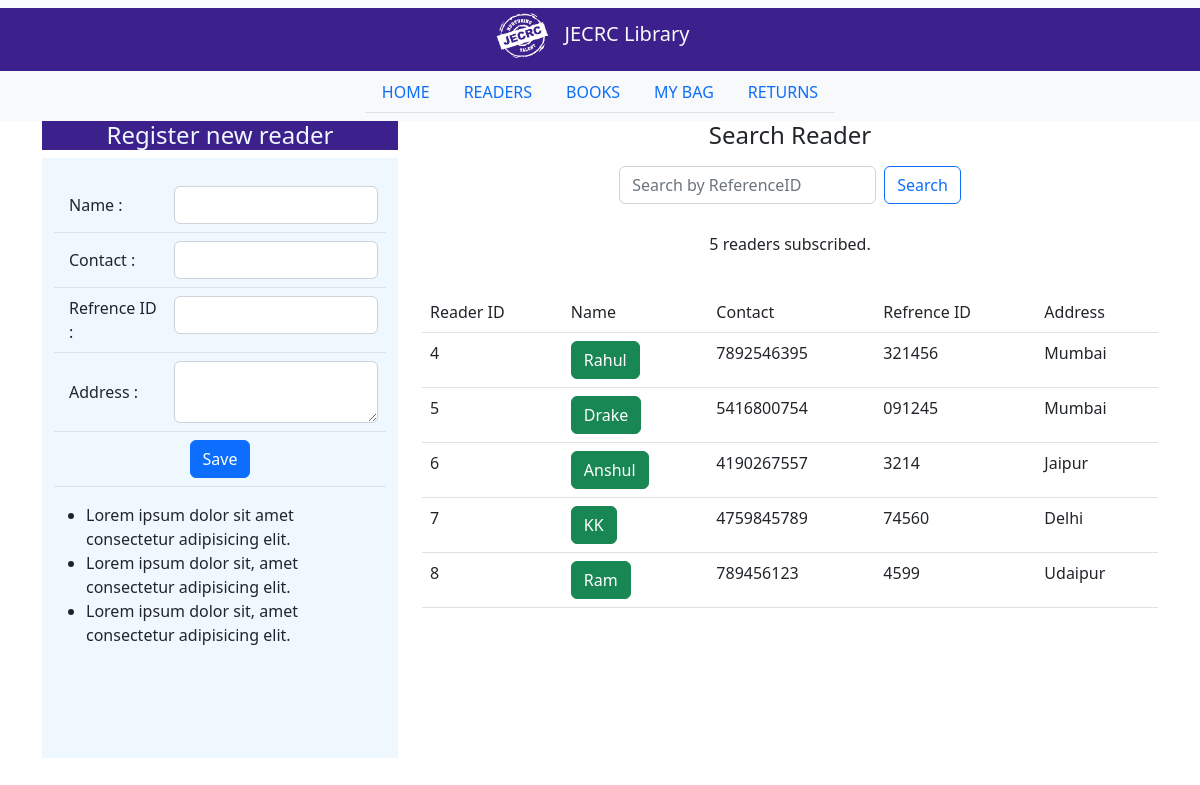
The page /readers on the database its author committed.
### lms_app/models.py (models this page shows, shortened)
class reader(models.Model):
    reference_id=models.CharField(max_length=200)
    reader_name=models.CharField(max_length=200)
    reader_contact=models.CharField(max_length=200)
    reader_address=models.TextField()
    active=models.BooleanField(default=True)

### lms_app/views.py (the view)
# urls.py: path('readers', readers_tab),
def readers_tab(request):
    query=request.GET.get('q')
    if query:
        readers=reader.objects.filter(reference_id__icontains=query)
    else:
        readers=reader.objects.all()
    return render(request, "readers.html", context={"current_tab":"readers", "readers":readers})

### lms_app/templates/readers.html (shortened to what this page needs)
{% extends "index.html" %}
{% load static %}
{% block main_content %}
<div class="container">
    <div class="row">
        <div class="col-md-4">
            <div class="text-center text-light" style="background: #3C208C;">
                <h4 style="color: aliceblue;">Register new reader</h4>
            </div>
            <div class="container" style="overflow-y: auto;height: 600px;background: aliceblue;">
                <form class="d-flex" action="/readers/add" method="POST">
                    <table class="table" style="margin-top: 20px;">
                        <tr>
                            <td style="text-align: left;vertical-align: middle;padding-left: 15px;">Name : </td>
                            <td><input type="text" class="form-control" name="reader_name"></td>
                        </tr>
                        <tr>
                            <td style="text-align: left;vertical-align: middle;padding-left: 15px;">Contact : </td>
                            <td><input type="text" class="form-control" name="reader_contact"></td>
                        </tr>
                        <tr>
                            <td style="text-align: left;vertical-align: middle;padding-left: 15px;">Refrence ID : </td>
                            <td><input type="text" class="form-control" name="reader_refrenceID"></td>
                        </tr>
                        <tr>
                            <td style="text-align: left;vertical-align: middle;padding-left: 15px;">Address : </td>
                            <td><textarea class="form-control" name="reader_address"></textarea></td>
                        </tr>
                        <tr>
                            <td colspan="2" class="text-center">
                                <button class="btn btn-primary" type="submit">Save</button>
                            </td>
                        </tr>
                    </table>
                </form>
                <ul>
                    <li>Lorem ipsum dolor sit amet consectetur adipisicing elit.</li>
                    <li>Lorem ipsum dolor sit, amet consectetur adipisicing elit.</li>
                    <li>Lorem ipsum dolor sit, amet consectetur adipisicing elit. </li>
                </ul>
            </div>
        </div>
        <div class="col-md-8">
            <div class="text-center">
                <h4>Search Reader</h4>
            </div>
            <div class="row justify-content-center">
                <nav class="navbar bg-body-light">
                    <div class="container-fluid justify-content-center align-items-center">
                        <form class="d-flex" role="search" method="get">
                            <input class="form-control me-2" type="text" name="q" placeholder="Search by ReferenceID">
                            <input class="btn btn-outline-primary" type="submit" value="Search">
                        </form>
                    </div>
                </nav>
            </div>
                <div class="row justify-content-center text-center" style="margin-top: 20px;">
                    <p>{{readers|length}} readers subscribed.</p>
                </div>
                <div class="row" style="margin-top: 20px;">
                    <div class="container" style="overflow-y:auto; height:400px;">
                        <table class="table table-hover">
                            <thead>
                                <tr>
                                    <td>Reader ID</td>
                                    <td>Name</td>
                                    <td>Contact</td>
                                    <td>Refrence ID</td>
                                    <td>Address</td>
                                </tr>
                            </thead>
                            <tbody>
                                {% for reader in readers %}
                                    <tr>
                                        <td>{{reader.id}}</td>
                                        <td>
                                            {% if reader.active %}
                                                <span class="btn btn-success">{{reader.reader_name}}</span>
                                            {% else %}
                                                <span class="btn btn-secondary">{{reader.reader_name}}</span>
                                            {% endif %}
                                        </td>
                                        <td>{{reader.reader_contact}}</td>
                                        <td>{{reader.reference_id}}</td>
                                        <td>{{reader.reader_address}}</td>
                                    </tr>
                                {% endfor %}
                            </tbody>
                        </table>
                    </div>
                </div>
            </div>
        </div>
    </div>
{% endblock %}

### rows shown on the page
reader: id "4", reader_name "Rahul", reader_contact "7892546395", reference_id "321456", reader_address "Mumbai"
reader: id "5", reader_name "Drake", reader_contact "5416800754", reference_id "091245", reader_address "Mumbai"
reader: id "6", reader_name "Anshul", reader_contact "4190267557", reference_id "3214", reader_address "Jaipur"
reader: id "7", reader_name "KK", reader_contact "4759845789", reference_id "74560", reader_address "Delhi"
reader: id "8", reader_name "Ram", reader_contact "789456123", reference_id "4599", reader_address "Udaipur"

### other values the page prints
{{ readers|length }} "5"
